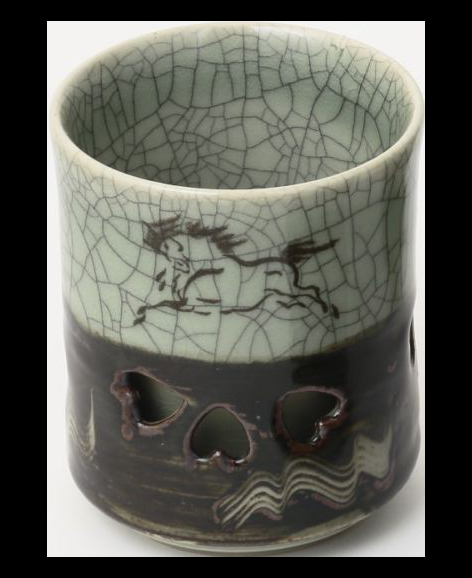
#> input picture workspace/somayaki/somayaki_left_mini.png, 472 x 578 px
$ python ma.py
#> lines starting #> are read from the running program, lines starting #| are printed output that depends on the picture; long printed decimals are rounded
import cv2
import os

TARGET_FILE = './somayaki/somayaki_left_mini.png'
IMG_DIR = os.path.abspath(os.path.dirname(__file__)) + '/somayaki/test/'
IMG_SIZE = (200, 200)

target_img_path = TARGET_FILE
target_img = cv2.imread(target_img_path, cv2.IMREAD_GRAYSCALE)
#> target_img: shape (578, 472); min 0, max 248, mean 92.4
target_img = cv2.resize(target_img, IMG_SIZE)
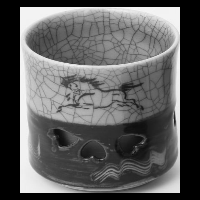
#> target_img: shape (200, 200); min 0, max 247, mean 92.6

bf = cv2.BFMatcher(cv2.NORM_HAMMING)
# detector = cv2.ORB_create()
detector = cv2.AKAZE_create()
(target_kp, target_des) = detector.detectAndCompute(target_img, None)
#> target_kp = 51 keypoints; strongest (x, y, size): (66, 82, 8.1), (124, 88, 8.1), (65, 82, 5.7), (75, 105, 5.7)

print('TARGET_FILE: %s' % (TARGET_FILE))

files = os.listdir(IMG_DIR)
for file in files:
    if file == '.DS_Store' or file == TARGET_FILE:
        continue

    comparing_img_path = IMG_DIR + file
    try:
        comparing_img = cv2.imread(comparing_img_path,
                                   cv2.IMREAD_GRAYSCALE)
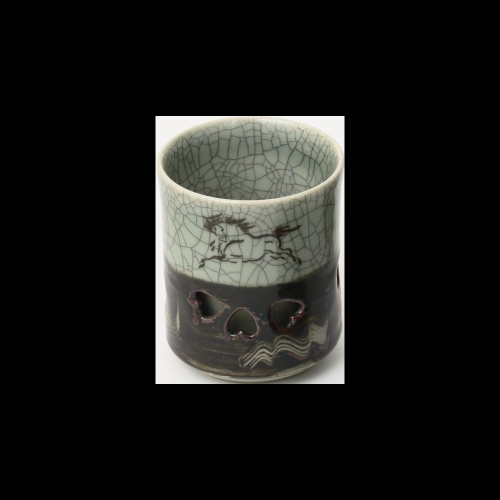
#> input picture workspace/somayaki/test/somayaki_left.png, 1000 x 1000 px (shown at 1/2 size)
#> comparing_img: shape (1000, 1000); min 0, max 248, mean 25.2

        comparing_img = cv2.resize(comparing_img,
                                   IMG_SIZE)
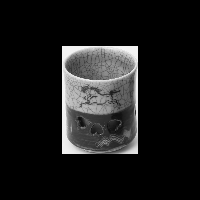
#> comparing_img: shape (200, 200); min 0, max 247, mean 25.8

        (comparing_kp, comparing_des) = detector.detectAndCompute(comparing_img, None)
#> comparing_kp = 62 keypoints; strongest (x, y, size): (134, 150, 5.7), (66, 50, 5.7), (133, 50, 5.7), (66, 149, 5.7)
        matches = bf.match(target_des, comparing_des)
#> matches = 51 matches
        dist = [m.distance for m in matches]
#> dist = 51 values, max 198 at index 38, min 51 at index 45, mean 147.5
        ret = sum(dist) / len(dist)
#> ret = 147.5
    except cv2.error:
        ret = 100000

    print(file, ret)
#| somayaki_left.png 147.549
#> pass 2 of the loop `for file in files:`:
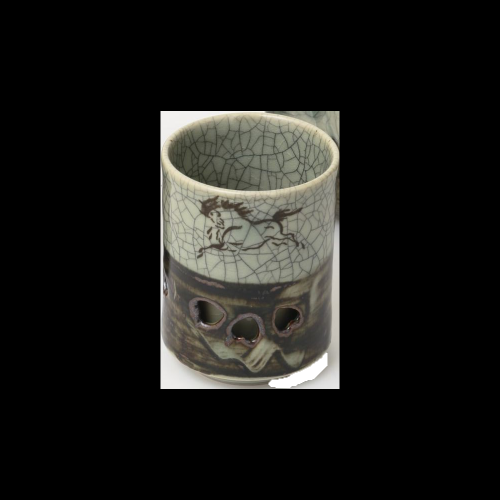
#> input picture workspace/somayaki/test/somayaki_right.png, 1000 x 1000 px (shown at 1/2 size)
#> `comparing_img = cv2.resize(comparing_img, IMG_SIZE)`:
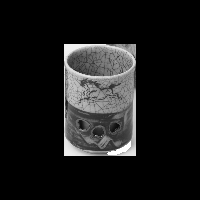
#> comparing_img: shape (200, 200); min 0, max 255, mean 25.3
#> comparing_kp = 76 keypoints; strongest (x, y, size): (68, 48, 5.7), (68, 151, 5.7), (132, 152, 5.7), (132, 47, 5.7)
#> dist = 51 values, max 202 at index 21, min 90 at index 30, mean 148.7
#> ret = 148.7
#| somayaki_right.png 148.706
#> pass 3 of the loop `for file in files:`:
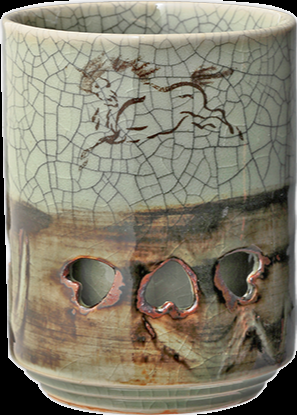
#> input picture workspace/somayaki/test/somayaki_test1.png, 297 x 415 px
#> `comparing_img = cv2.imread(comparing_img_path, cv2.IMREAD_GRAYSCALE)`:
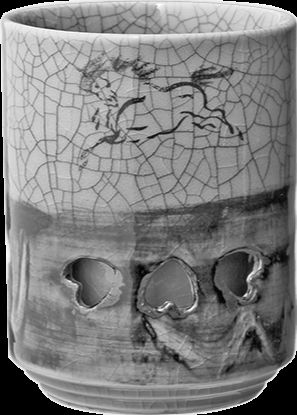
#> comparing_img: shape (415, 297); min 0, max 255, mean 127.4
#> `comparing_img = cv2.resize(comparing_img, IMG_SIZE)`:
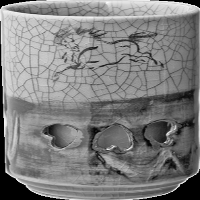
#> comparing_img: shape (200, 200); min 0, max 251, mean 127.3
#> comparing_kp = 81 keypoints; strongest (x, y, size): (50, 129, 5.7), (93, 131, 8.1), (94, 130, 5.7), (56, 142, 5.7)
#> dist = 51 values, max 187 at index 3, min 110 at index 32, mean 145.1
#> ret = 145.1
#| somayaki_test1.png 145.059
